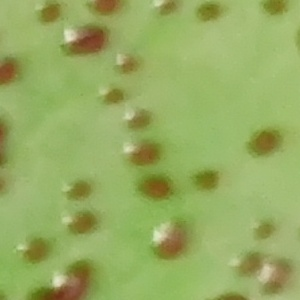
#> input picture images/ot_1320606.jpg, 300 x 300 px, found by its file name
$ python disposeROI.py
#> lines starting #> are read from the running program, lines starting #| are printed output that depends on the picture; after the words box and inside, x2 and y2 are one past the last pixel; in counts of white or black regions, pixels touching at a corner belong together
import cv2
from matplotlib import pyplot as plt
from datetime import datetime

current_time = datetime.now().strftime("%Y%m%d_%H%M%S")

image = cv2.imread("./output/ot_1320606.jpg")
#> image is the input picture: shape (300, 300, 3); mean B, G, R 97.5, 172.3, 150.5

gray = cv2.cvtColor(image, cv2.COLOR_BGR2GRAY)
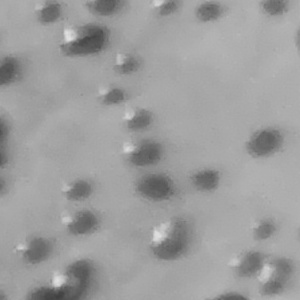
#> gray: shape (300, 300); min 64, max 225, mean 157.2

B, G, R = cv2.split(image)
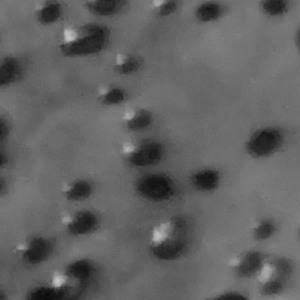
#> B: shape (300, 300); min 11, max 194, mean 97.5
mask = (R > G) & (R > B)
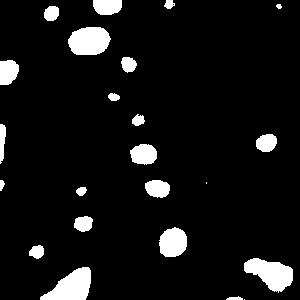
#> mask: shape (300, 300) bool; 7.7% white; 23 white regions (2 under 20 px), largest, box (x1, y1, x2, y2) and area: (40, 267, 91, 300) 1031, (244, 258, 293, 293) 1025, (68, 27, 111, 55) 972
R = R * mask
G = G * mask
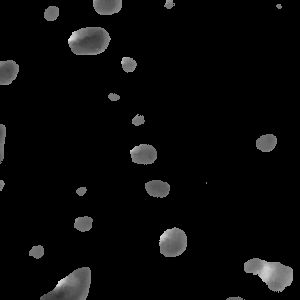
#> G: shape (300, 300); min 0, max 228, mean 8.9
B = B * mask
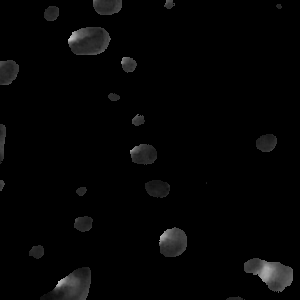
#> B: shape (300, 300); min 0, max 193, mean 4.4
new_img = cv2.merge([B, G, R])
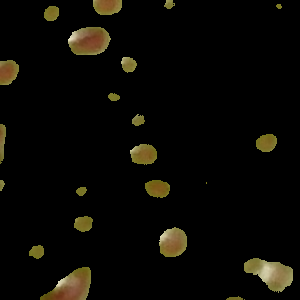
#> new_img: shape (300, 300, 3); mean B, G, R 4.4, 8.9, 10.3

new_gray = cv2.cvtColor(new_img, cv2.COLOR_BGR2GRAY)
new_ret1, new_th1 = cv2.threshold(new_gray, 0, 255, cv2.THRESH_OTSU)
#> new_ret1 = 0
ret2, th2 = cv2.threshold(gray, 0, 255, cv2.THRESH_OTSU)
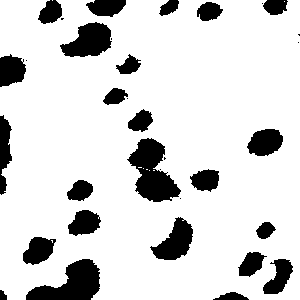
#> th2: shape (300, 300); 84.4% white; 34 black regions (10 under 20 px)
#> ret2 = 141
print("通道分离:", new_ret1)
#| 通道分离: 0.0
print(ret2)
#| 141.0


new_contours, new_hierarchy = cv2.findContours(new_th1, cv2.RETR_TREE, cv2.CHAIN_APPROX_SIMPLE)
#> new_contours = 24 contours, 4 with area under 20; largest, box (x1, y1, x2, y2) and area: (40, 267, 91, 300) 965, (244, 258, 293, 293) 962, (68, 27, 111, 55) 918, (159, 227, 187, 257) 626, (130, 144, 157, 165) 411; new_hierarchy = 24 rows, first 6: [1, -1, -1, -1], [2, 0, -1, -1], [3, 1, -1, -1], [4, 2, -1, -1], [5, 3, -1, -1], [6, 4, -1, -1]
new_num_contours = len(new_contours)
#> new_num_contours = 24
new_areas = [cv2.contourArea(contour) for contour in new_contours]
#> new_areas = [0, 28.5, 965, 961.5, 135, 626.5, 210, 59.5, 0, 324, 26.5, 411, 272, 136, 90.5, 59, 358.5, 166, 918.5, 164.5, 15.5, 56, 2, 344]
# cv2.drawContours(image, contours, -1, (255, 0, 0), 20)

contours, hierarchy = cv2.findContours(th2, cv2.RETR_TREE, cv2.CHAIN_APPROX_SIMPLE)
#> contours = 35 contours, 19 with area under 20; largest, box (x1, y1, x2, y2) and area: (0, 0, 300, 300) 84658, (126, 137, 182, 203) 1987, (59, 21, 113, 58) 1254, (149, 216, 194, 261) 1074, (246, 128, 284, 157) 778
num_contours = len(contours)
#> num_contours = 35
areas = [cv2.contourArea(contour) for contour in contours]
#> areas = 35 values, max 84658 at index 2, min 0 at index 0, mean 2709.8
# cv2.drawContours(image, contours, -1, (255, 0, 0), 20)

print("通道分离轮廓个数:", new_num_contours)
#| 通道分离轮廓个数: 24
print("通道分离每个轮廓的面积:", new_areas)
#| 通道分离每个轮廓的面积: [0.0, 28.5, 965.0, 961.5, 135.0, 626.5, 210.0, 59.5, 0.0, 324.0, 26.5, 411.0, 272.0, 136.0, 90.5, 59.0, 358.5, 166.0, 918.5, 164.5, 15.5, 56.0, 2.0, 344.0]
print("通道分离轮廓总面积:", sum(new_areas))
#| 通道分离轮廓总面积: 6330.0
print("轮廓个数:", num_contours)
#| 轮廓个数: 35
print("每个轮廓的面积:", areas)
#> (printed output is left out)
print("轮廓总面积:", sum(areas))
#| 轮廓总面积: 94843.5


cv2.namedWindow("img", cv2.WINDOW_NORMAL)
cv2.namedWindow("gray", cv2.WINDOW_NORMAL)
cv2.namedWindow("new_gray", cv2.WINDOW_NORMAL)
cv2.namedWindow("new th1", cv2.WINDOW_NORMAL)
cv2.namedWindow("th2", cv2.WINDOW_NORMAL)
cv2.imshow("img", image)
cv2.imshow("gray", gray)
cv2.imshow("new_gray", new_gray)
cv2.imshow("new th1", new_th1)
cv2.imshow("th2", th2)

cv2.waitKey(0)

# [8 lines of commented-out code are left out]

$ run again, with images/ot_1024922.jpg copied over images/ot_1320606.jpg
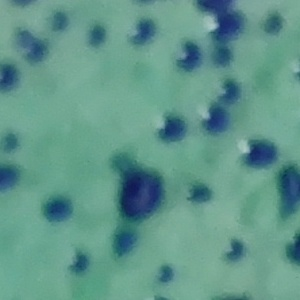
#> input picture images/ot_1024922.jpg, 300 x 300 px, found by its file name
#> image is the input picture: shape (300, 300, 3); mean B, G, R 138.4, 150.7, 97.1
#> `B, G, R = cv2.split(image)`:
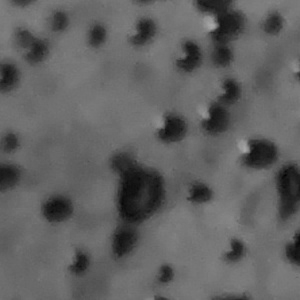
#> R: shape (300, 300); min 2, max 167, mean 97.1
#> mask: shape (300, 300) bool; every value is 0
#> new_img: shape (300, 300, 3); every value is 0
#> new_ret1 = 0
#> `ret2, th2 = cv2.threshold(gray, 0, 255, cv2.THRESH_OTSU)`:
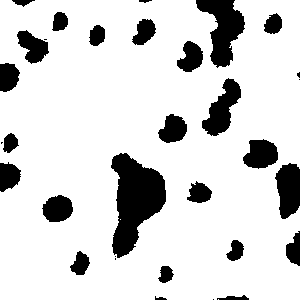
#> th2: shape (300, 300); 83.9% white; 32 black regions (7 under 20 px)
#> ret2 = 112
#| 通道分离: 0.0
#| 112.0
#> new_contours = []; new_hierarchy = None
#> new_num_contours = 0
#> new_areas = []
#> contours = 23 contours, 6 with area under 20; largest, box (x1, y1, x2, y2) and area: (0, 0, 300, 300) 84943, (110, 152, 167, 259) 3531, (201, 77, 242, 137) 1192, (242, 138, 279, 170) 818, (41, 194, 74, 223) 678
#> num_contours = 23
#> areas = [0, 84943, 209, 4, 2, 332, 272.5, 678, 404.5, 3531, 0, 5.5, 818.5, 237, 624, 1192.5, 575, 6, 677.5, 285, 448, 306, 261]
#| 通道分离轮廓个数: 0
#| 通道分离每个轮廓的面积: []
#| 通道分离轮廓总面积: 0
#| 轮廓个数: 23
#| 每个轮廓的面积: [0.0, 84943.0, 209.0, 4.0, 2.0, 332.0, 272.5, 678.0, 404.5, 3531.0, 0.0, 5.5, 818.5, 237.0, 624.0, 1192.5, 575.0, 6.0, 677.5, 285.0, 448.0, 306.0, 261.0]
#| 轮廓总面积: 95812.0

$ run again, with images/ot_1492958.jpg copied over images/ot_1320606.jpg
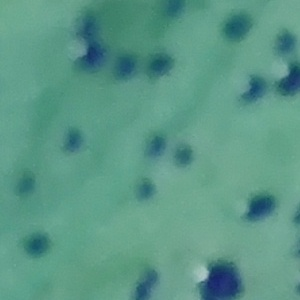
#> input picture images/ot_1492958.jpg, 300 x 300 px, found by its file name
#> image is the input picture: shape (300, 300, 3); mean B, G, R 134.6, 151.6, 90.9
#> `B, G, R = cv2.split(image)`:
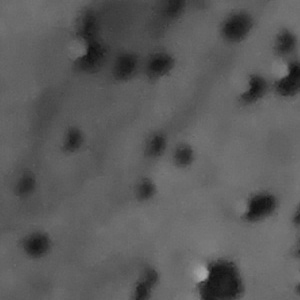
#> R: shape (300, 300); min 13, max 171, mean 90.9
#> mask: shape (300, 300) bool; every value is 0
#> new_img: shape (300, 300, 3); every value is 0
#> new_ret1 = 0
#> `ret2, th2 = cv2.threshold(gray, 0, 255, cv2.THRESH_OTSU)`:
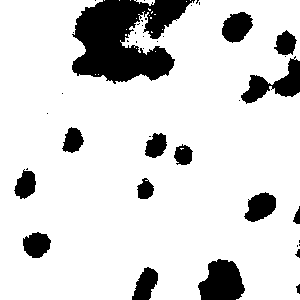
#> th2: shape (300, 300); 84.9% white; 42 black regions (26 under 20 px)
#> ret2 = 116
#| 通道分离: 0.0
#| 116.0
#> new_contours = []; new_hierarchy = None
#> new_num_contours = 0
#> new_areas = []
#> contours = 61 contours, 50 with area under 20; largest, box (x1, y1, x2, y2) and area: (0, 0, 300, 300) 79378, (221, 11, 254, 44) 726, (243, 191, 277, 223) 688, (22, 231, 52, 259) 578, (13, 169, 37, 200) 476
#> num_contours = 61
#> areas = 61 values, max 79377.5 at index 21, min 0 at index 0, mean 1374.7
#| 通道分离轮廓个数: 0
#| 通道分离每个轮廓的面积: []
#| 通道分离轮廓总面积: 0
#| 轮廓个数: 61
#> (printed output is left out)
#| 轮廓总面积: 83855.0

$ run again, with images/ot_1618976.jpg copied over images/ot_1320606.jpg
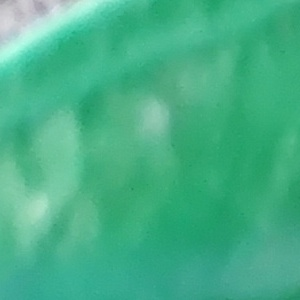
#> input picture images/ot_1618976.jpg, 300 x 300 px, found by its file name
#> image is the input picture: shape (300, 300, 3); mean B, G, R 135.8, 176.5, 69.6
#> mask: shape (300, 300) bool; every value is 0
#> new_img: shape (300, 300, 3); every value is 0
#> new_ret1 = 0
#> `ret2, th2 = cv2.threshold(gray, 0, 255, cv2.THRESH_OTSU)`:
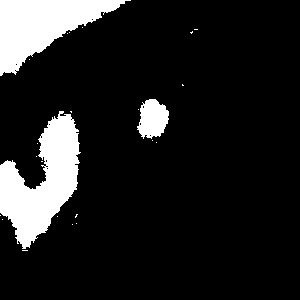
#> th2: shape (300, 300); 12.7% white; 24 white regions (21 under 20 px)
#> ret2 = 157
#| 通道分离: 0.0
#| 157.0
#> new_contours = []; new_hierarchy = None
#> new_num_contours = 0
#> new_areas = []
#> contours = 36 contours, 33 with area under 20; largest, box (x1, y1, x2, y2) and area: (0, 111, 81, 249) 5466, (0, 0, 131, 76) 4622, (137, 99, 169, 139) 860
#> num_contours = 36
#> areas = 36 values, max 5465.5 at index 13, min 0 at index 0, mean 305.1
#| 通道分离轮廓个数: 0
#| 通道分离每个轮廓的面积: []
#| 通道分离轮廓总面积: 0
#| 轮廓个数: 36
#| 每个轮廓的面积: [0.0, 0.0, 0.0, 0.0, 0.0, 0.0, 1.5, 0.0, 0.0, 0.0, 0.0, 0.0, 0.5, 5465.5, 2.0, 4.0, 4.0, 4.0, 2.0, 2.0, 0.0, 859.5, 2.0, 4.0, 4.0, 0.5, 0.0, 0.0, 0.0, 1.5, 0.0, 0.0, 4622.0, 2.0, 2.0, 2.0]
#| 轮廓总面积: 10985.0
